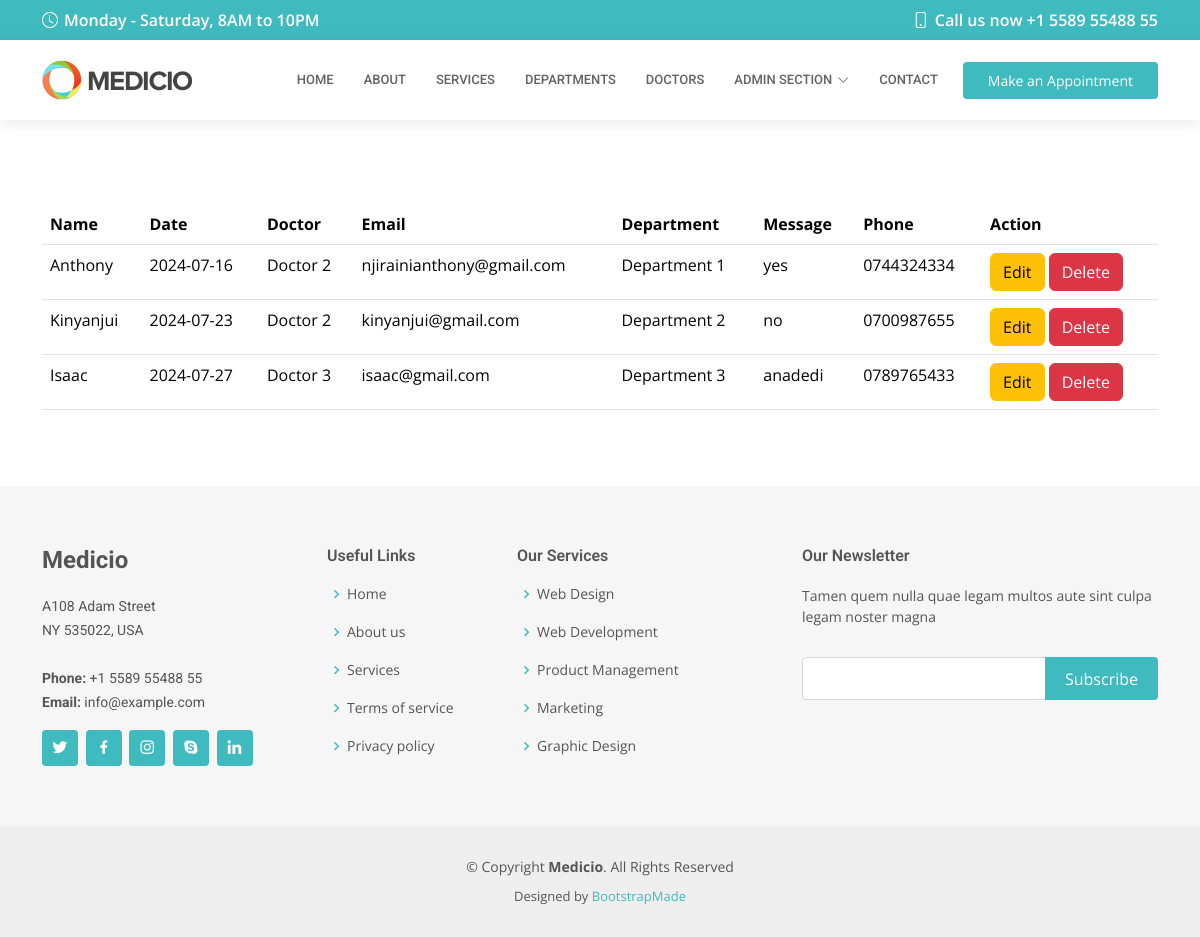
Before: /show/ with the older database file.
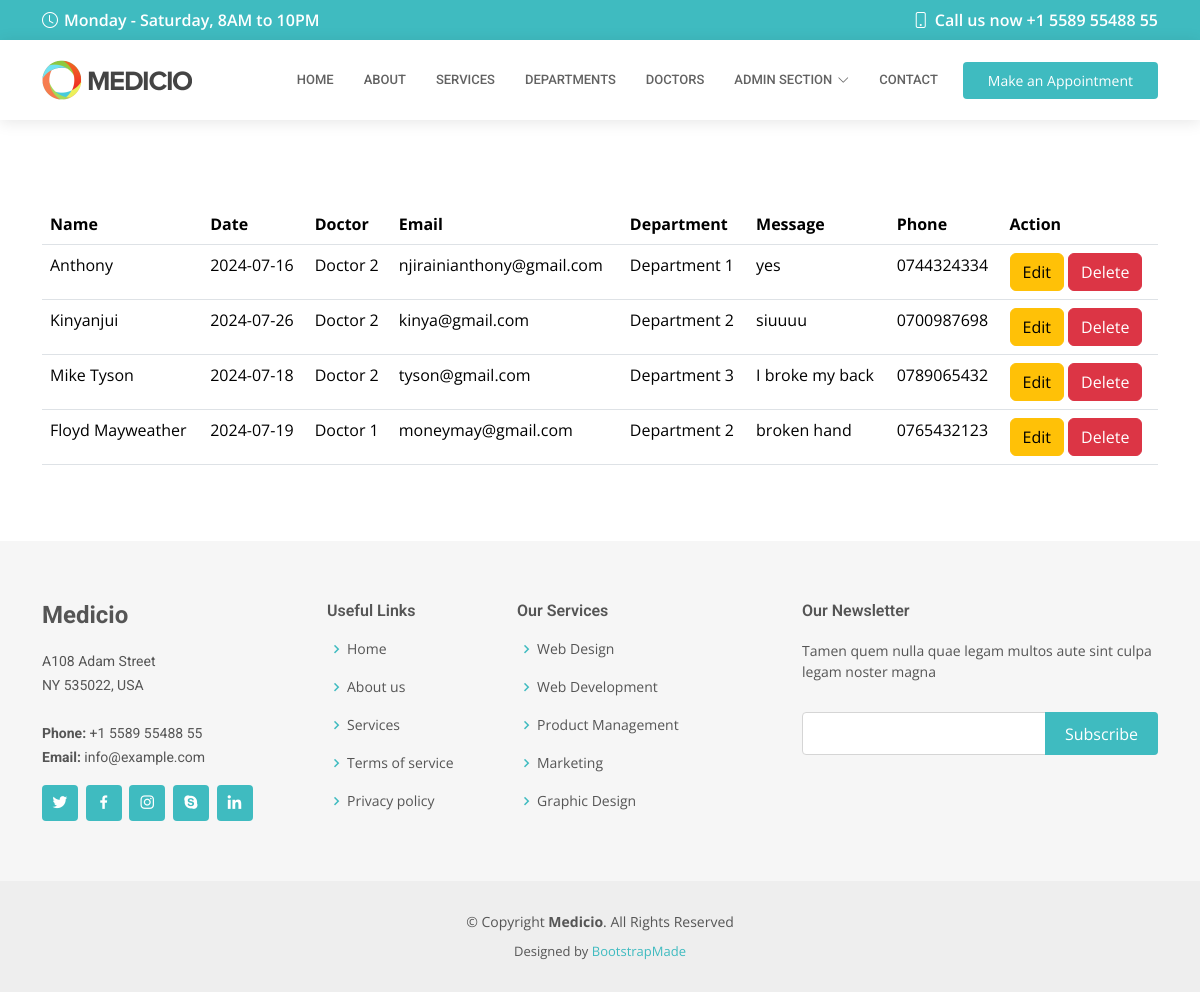
After: the same page with the newer database file.
### medicioapp/models.py (models this page shows, shortened)
class Appointment(models.Model):
    name = models.CharField(max_length=200)
    date = models.CharField(max_length=200)
    doctor = models.CharField(max_length=200)
    email = models.EmailField()
    department = models.CharField(max_length=200)
    message = models.TextField()
    phone = models.CharField(max_length=10)

### medicioapp/views.py (the view)
# urls.py: path('show/', views.show,name='show'),
def show(request):
    information= Appointment.objects.all()
    return render(request,'show.html',{'data':information})

### templates/show.html
{% extends 'inner-page.html' %}
{% load static %}
{% block body %}
    <br><br><br>
<table class="table container">
<tr>
    <th>Name</th>
    <th>Date</th>
    <th>Doctor</th>
    <th>Email</th>
    <th>Department</th>
    <th>Message</th>
    <th>Phone</th>
    <th>Action</th>
</tr>
{% for appointment in data %}
    <tr>
        <td>{{ appointment.name }}</td>
        <td>{{ appointment.date }}</td>
        <td>{{ appointment.doctor }}</td>
        <td>{{ appointment.email }}</td>
        <td>{{ appointment.department }}</td>
        <td>{{ appointment.message }}</td>
        <td>{{ appointment.phone }}</td>
    <td>
        <a href="/edit/{{ appointment.id }}" class="btn btn-warning">Edit</a>
        <a href="/delete/{{ appointment.id }}" class="btn btn-danger">Delete</a>
    </td>
    </tr>
{% endfor %}
</table>
{% endblock %}

Changed rows visible on the page:
removed Appointment: name "Isaac", date "2024-07-27", doctor "Doctor 3", email "isaac@gmail.com", department "Department 3", message "anadedi", phone "0789765433"
changed Appointment "Kinyanjui": date "2024-07-23" → "2024-07-26"; email "kinyanjui@gmail.com" → "kinya@gmail.com"; message "no" → "siuuuu"; phone "0700987655" → "0700987698"
added Appointment: name "Mike Tyson", date "2024-07-18", doctor "Doctor 2", email "tyson@gmail.com", department "Department 3", message "I broke my back", phone "0789065432"
added Appointment: name "Floyd Mayweather", date "2024-07-19", doctor "Doctor 1", email "moneymay@gmail.com", department "Department 2", message "broken hand", phone "0765432123"
